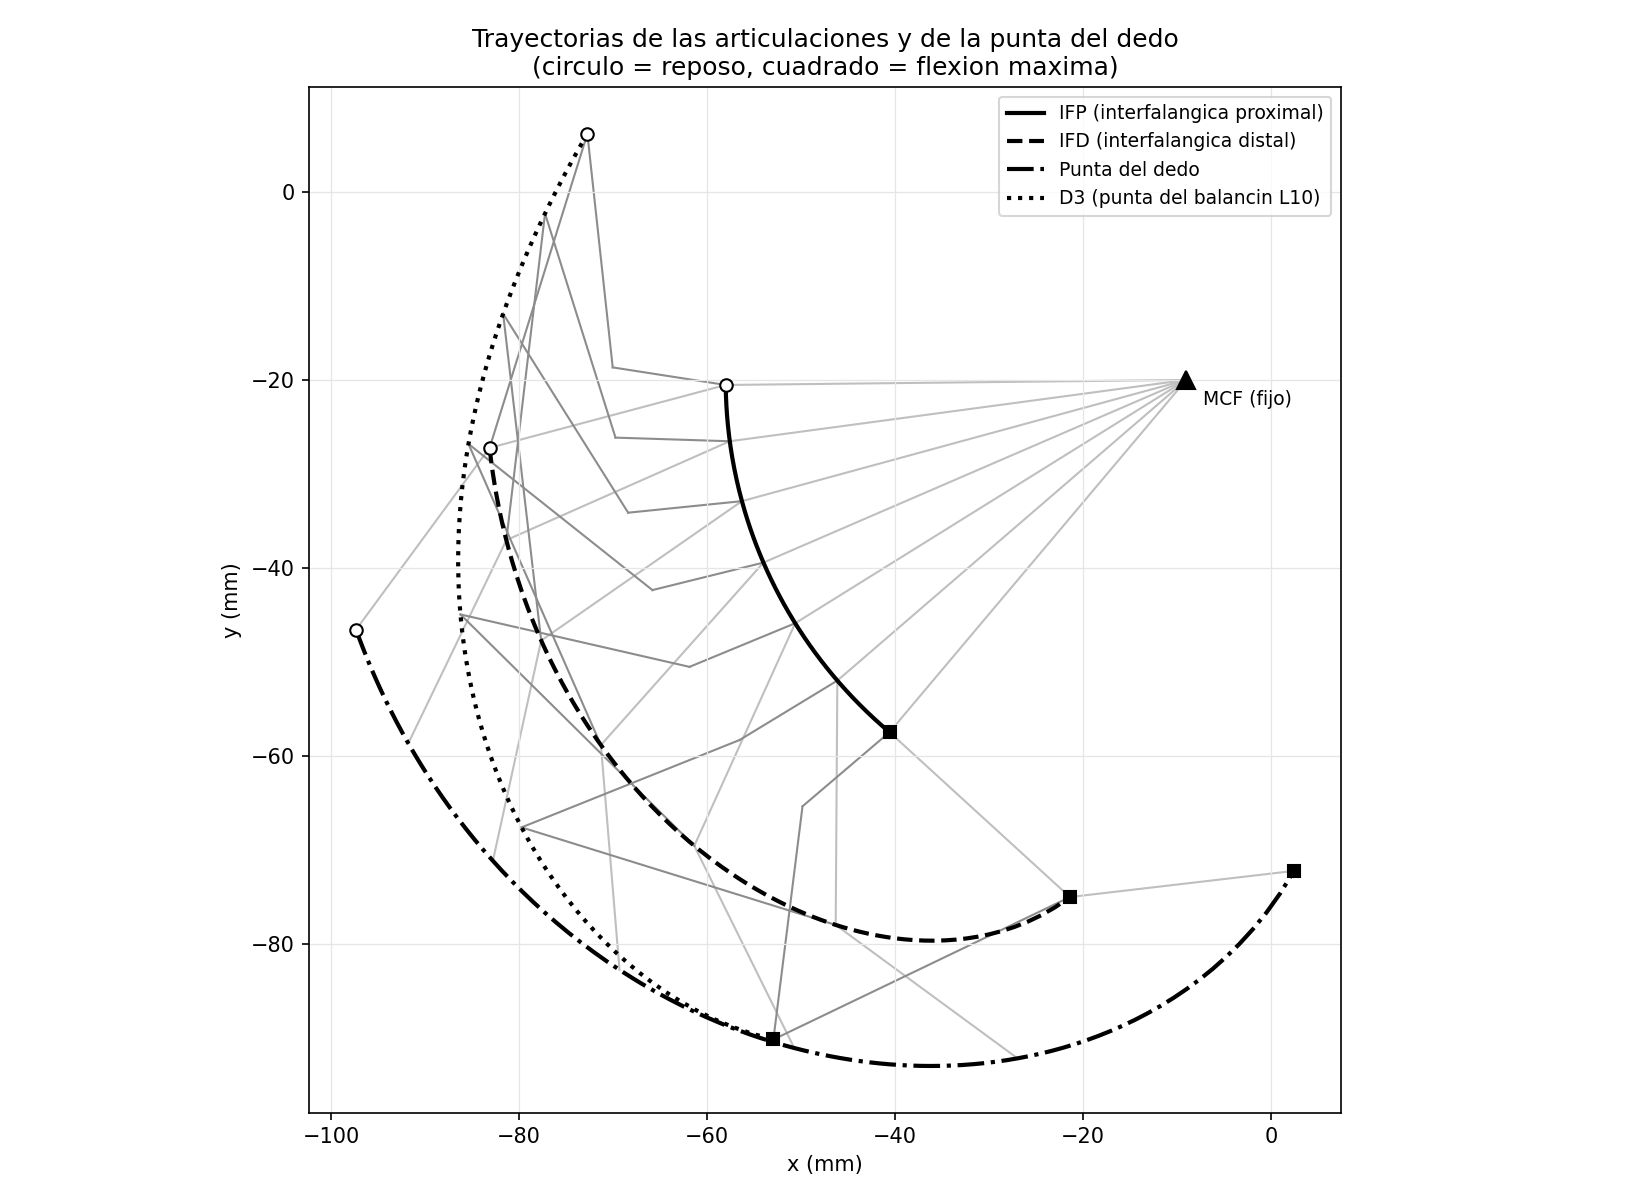

Recreate this plot in Python.
"""
trayectorias_tercer_mecanismo.py
================================
Espejo en Python del script MATLAB `trayectorias_tercer_mecanismo.m`.

Sirve para VERIFICAR (el sandbox no tiene MATLAB/Octave) y para generar dos
artefactos de referencia que el usuario puede comparar contra su modelo CAD:

  - trayectorias_DIP.csv  : coordenadas (x, y) de cada articulacion y de la
                            punta del dedo para cada angulo del actuador.
  - trayectorias_tercer_mecanismo.png : grafico B/N de ingenieria con las
                            trayectorias trazadas + el mecanismo en varias poses.

Usa el modulo de cinematica REAL (`cinematica_tercer_mecanismo.py`), de modo que
las trayectorias coinciden exactamente con las del diagrama y la validacion.
"""
import csv
import numpy as np
import matplotlib
matplotlib.use("Agg")
import matplotlib.pyplot as plt

import cinematica_tercer_mecanismo as K


def recorrer():
    """Recorre el rango completo del actuador y devuelve las trayectorias."""
    pasos = range(0, 133)              # THETA2 = 0..132 grados
    gamma = None
    dorsal = None
    T = {k: [] for k in
         ["THETA2", "MCF", "Pa", "IFP", "IFD", "D3", "PF", "P3",
          "THETAfp", "THETAfm", "THETAfd"]}
    for j in pasos:
        est = K.cinematica_paso(float(j))
        if gamma is None:
            tm0 = K.tercer_mecanismo(est)
            if tm0 is None:
                continue
            gamma = tm0["gamma_bracket"]
            dorsal = tm0["dorsal_sign"]
        tm = K.tercer_mecanismo(est, gamma_bracket=gamma, dorsal_sign=dorsal)
        if tm is None:
            continue
        T["THETA2"].append(est["THETA2"])
        T["MCF"].append(est["MCF"])
        T["Pa"].append(tm["Pa"])
        T["IFP"].append(est["IFP"])
        T["IFD"].append(est["IFD"])
        T["D3"].append(tm["D3"])
        T["PF"].append(tm["PF"])
        T["P3"].append(est["P3"])
        T["THETAfp"].append(est["THETAfp"])
        T["THETAfm"].append(est["THETAfm"])
        T["THETAfd"].append(tm["THETAfd"])
    for k in T:
        T[k] = np.array(T[k])
    return T


def exportar_csv(T, ruta="trayectorias_DIP.csv"):
    cols = ["THETA2",
            "MCF_x", "MCF_y", "IFP_x", "IFP_y", "IFD_x", "IFD_y",
            "PF_x", "PF_y", "D3_x", "D3_y", "Pa_x", "Pa_y", "P3_x", "P3_y",
            "THETAfp", "THETAfm", "THETAfd"]
    with open(ruta, "w", newline="") as fh:
        w = csv.writer(fh)
        w.writerow(cols)
        for i in range(len(T["THETA2"])):
            w.writerow([
                f"{T['THETA2'][i]:.3f}",
                f"{T['MCF'][i,0]:.4f}", f"{T['MCF'][i,1]:.4f}",
                f"{T['IFP'][i,0]:.4f}", f"{T['IFP'][i,1]:.4f}",
                f"{T['IFD'][i,0]:.4f}", f"{T['IFD'][i,1]:.4f}",
                f"{T['PF'][i,0]:.4f}", f"{T['PF'][i,1]:.4f}",
                f"{T['D3'][i,0]:.4f}", f"{T['D3'][i,1]:.4f}",
                f"{T['Pa'][i,0]:.4f}", f"{T['Pa'][i,1]:.4f}",
                f"{T['P3'][i,0]:.4f}", f"{T['P3'][i,1]:.4f}",
                f"{T['THETAfp'][i]:.3f}", f"{T['THETAfm'][i]:.3f}",
                f"{T['THETAfd'][i]:.3f}"])
    return ruta


def graficar(T, ruta="trayectorias_tercer_mecanismo.png"):
    fig, ax = plt.subplots(figsize=(11, 8))
    ax.set_facecolor("white")

    # Mecanismo (esqueleto) en varias poses, en gris claro
    idx_poses = np.linspace(0, len(T["THETA2"]) - 1, 7).astype(int)
    for i in idx_poses:
        MCF, IFP, IFD, PF = T["MCF"][i], T["IFP"][i], T["IFD"][i], T["PF"][i]
        D3, Pa = T["D3"][i], T["Pa"][i]
        # Falanges
        ax.plot([MCF[0], IFP[0]], [MCF[1], IFP[1]], color="0.75", lw=1.0, zorder=1)
        ax.plot([IFP[0], IFD[0]], [IFP[1], IFD[1]], color="0.75", lw=1.0, zorder=1)
        ax.plot([IFD[0], PF[0]], [IFD[1], PF[1]], color="0.75", lw=1.0, zorder=1)
        # Tercer 4 barras: IFD->D3 (balancin), D3->Pa (acoplador), Pa->IFP (tierra)
        ax.plot([IFD[0], D3[0]], [IFD[1], D3[1]], color="0.55", lw=1.0, zorder=1)
        ax.plot([D3[0], Pa[0]], [D3[1], Pa[1]], color="0.55", lw=1.0, zorder=1)
        ax.plot([Pa[0], IFP[0]], [Pa[1], IFP[1]], color="0.55", lw=1.0, zorder=1)

    # Trayectorias (lineas negras de distinto estilo)
    estilos = {
        "IFP": ("-", "IFP (interfalangica proximal)"),
        "IFD": ("--", "IFD (interfalangica distal)"),
        "PF":  ("-.", "Punta del dedo"),
        "D3":  (":", "D3 (punta del balancin L10)"),
    }
    for k, (ls, lab) in estilos.items():
        ax.plot(T[k][:, 0], T[k][:, 1], color="black", ls=ls, lw=2.0,
                zorder=3, label=lab)

    # Puntos de inicio/fin
    for k in ["IFP", "IFD", "PF", "D3"]:
        ax.plot(T[k][0, 0], T[k][0, 1], "o", mfc="white", mec="black",
                ms=6, zorder=4)
        ax.plot(T[k][-1, 0], T[k][-1, 1], "s", mfc="black", mec="black",
                ms=6, zorder=4)
    ax.plot(T["MCF"][0, 0], T["MCF"][0, 1], "^", mfc="black", mec="black",
            ms=9, zorder=5)
    ax.annotate("MCF (fijo)", T["MCF"][0], textcoords="offset points",
                xytext=(8, -12), fontsize=9)

    ax.set_aspect("equal", adjustable="box")
    ax.grid(True, color="0.9", lw=0.6)
    ax.set_xlabel("x (mm)")
    ax.set_ylabel("y (mm)")
    ax.set_title("Trayectorias de las articulaciones y de la punta del dedo\n"
                 "(circulo = reposo, cuadrado = flexion maxima)")
    ax.legend(loc="best", fontsize=9)
    fig.tight_layout()
    fig.savefig(ruta, dpi=150)
    plt.close(fig)
    return ruta


def longitud(curve):
    d = np.diff(curve, axis=0)
    return float(np.sum(np.hypot(d[:, 0], d[:, 1])))


if __name__ == "__main__":
    T = recorrer()
    csv_path = exportar_csv(T)
    png_path = graficar(T)
    print(f"Pasos calculados: {len(T['THETA2'])}")
    print(f"CSV de trayectorias : {csv_path}")
    print(f"Grafico             : {png_path}")
    print("--- Longitud de trayectoria (mm) ---")
    for k in ["IFP", "IFD", "PF", "D3"]:
        print(f"  {k:4s}: {longitud(T[k]):7.2f} mm")
    pf0, pff = T["PF"][0], T["PF"][-1]
    print(f"Punta dedo: reposo=({pf0[0]:.1f},{pf0[1]:.1f}) "
          f"final=({pff[0]:.1f},{pff[1]:.1f})  "
          f"desplazamiento={np.hypot(*(pff-pf0)):.1f} mm")
